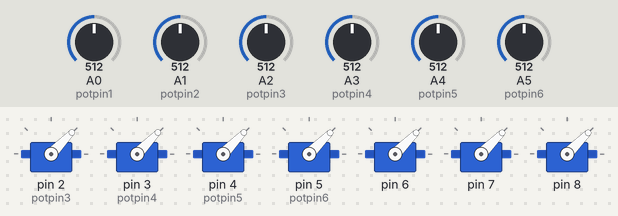
Bench run of a sketch on a simulated Arduino Uno, built with avr-gcc and run on an emulated ATmega328P. On the bench: 7 × servo. Inputs (shaded band) come from the test bench; at power-on: A0 (potpin1) = 512, A1 (potpin2) = 512, A2 (potpin3) = 512, A3 (potpin4) = 512, A4 (potpin5) = 512, A5 (potpin6) = 512. What the sketch prints to the serial monitor is not drawn.

Above: at 5.2 s.
5.3 s: A0 (potpin1) set to 716
At 5.74 s:
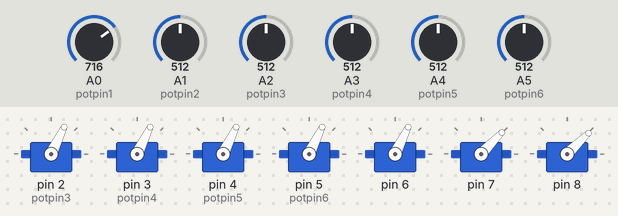
8.3 s: A1 (potpin2) set to 716
At 9.54 s:
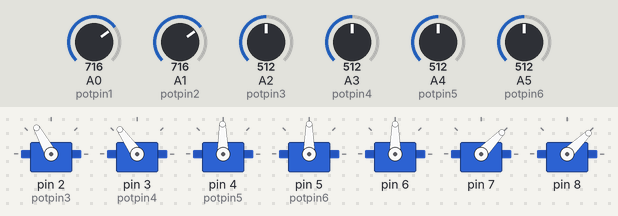
11.3 s: A2 (potpin3) set to 992
At 11.87 s:
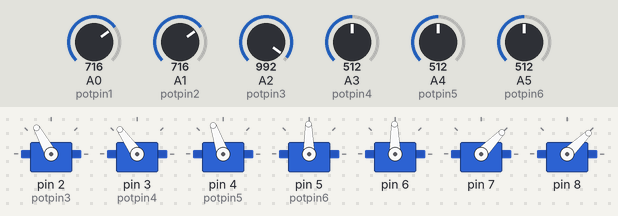
14.3 s: A3 (potpin4) set to 716
At 15.83 s:
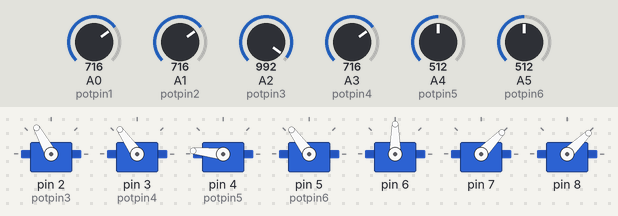
17.3 s: A4 (potpin5) set to 716
20.3 s: A5 (potpin6) set to 716
Timing chart, 0 to 24.3 s (numbered marks = the images above; inputs shaded):
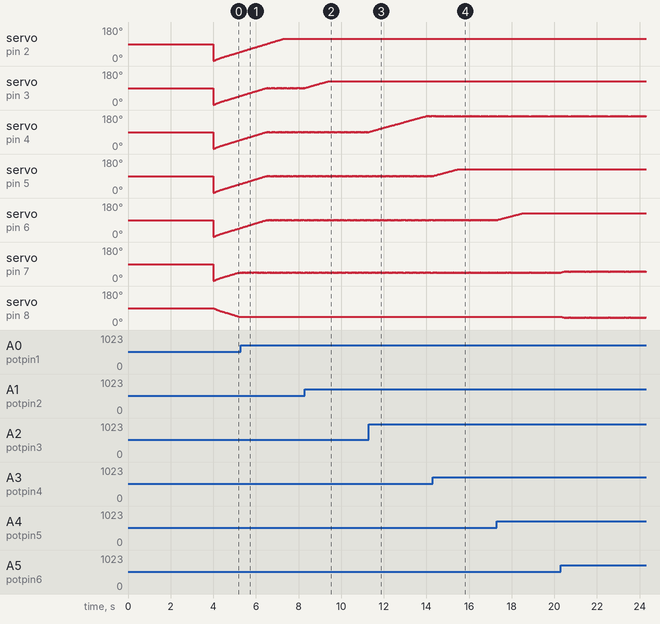

Measured:
- after the input at 14.3 s, servo on pin 4 (potpin5): alternates 175° for 0.02 s and 174° for 0.05 s, starting after 1.0 s
- by itself, servo on pin 2 (potpin3): alternates 119° for 0.04 s and 118° for 0.02 s
- by itself, servo on pin 3 (potpin4), servo on pin 6: alternates 126° for 0.02 s and 125° for 0.04 s
- by itself, servo on pin 5 (potpin6): alternates 126° for 0.05 s and 125° for 0.02 s

The sketch:

v3_servo_gui_interface_default.ino
```cpp
#include <Servo.h>  // Include Servo library

// Declare potentiometers analog pins:
int potpin1 = 0;
int potpin2 = 1;
int potpin3 = 2;
int potpin4 = 3;
int potpin5 = 4;
int potpin6 = 5;

int posp;  // Declare servo angle variable as integer

String readString, servo1, servo2, servo3, servo4, servo5, servo6;  // Strings for 6 servos
int jumpto;  // Jumpto variable (this will be used to switch between serial and control box control).


class Sweeper  // Needed for millis() function

{
  Servo servo;  // Servo object
  int pos;  // Declare second servo angle variable as integer
  int increment;  // Declare increment variable (needed for millis() function)
  int  updateInterval;  // Needed for millis() function
  unsigned long lastUpdate; // Needed for millis() function

// SERVO CONTROL WITH millis() FUNCTION:

public:
  Sweeper(int interval)
  {
    updateInterval = interval;
    increment = 1;  // Change this value to modify the servo speed
  }

  void Attach(int pin)
  {
    servo.attach(pin);
  }

  void Detach()
  {
    servo.detach();
  }

// Motion of servos 1 to 5:
  void Update()
  {
 if ((posp >= pos)){
    if((millis() - lastUpdate) > updateInterval)
    {
      lastUpdate = millis();
      pos += increment;
      servo.write(pos);
      Serial.println(pos);
    }
    }

 else{
    if((millis() - lastUpdate) > updateInterval)
    {
      lastUpdate = millis();
      pos -= increment;
      servo.write(pos);
      Serial.println(pos);
    }
    }
  }

// Motion of servo 6 (two manipulator servos, moving in opposite directions):
  void Update2()
  {
 if ((posp < pos)){
    if((millis() - lastUpdate) > updateInterval)
    {
      lastUpdate = millis();
      pos -= increment;
      servo.write(90-pos);
      Serial.println(pos);
    }
    }

 else{
    if((millis() - lastUpdate) > updateInterval)
    {
      lastUpdate = millis();
      pos += increment;
      servo.write(90-pos);
      Serial.println(pos);
    }
    }
  }
};

// Define sweeper function for every servo:
Sweeper sweeper1(20);
Sweeper sweeper2(20);
Sweeper sweeper3(20);
Sweeper sweeper4(20);
Sweeper sweeper5(20);
Sweeper sweeper6(20);
Sweeper sweeper7(20);

void setup()
{
  Serial.begin(9600);  // Open serial port and set data rate to 9600 bps

  // Define servos digital pins:
  sweeper1.Attach(2);
  sweeper2.Attach(3);
  sweeper3.Attach(4);
  sweeper4.Attach(5);
  sweeper5.Attach(6);
  sweeper6.Attach(7);
  sweeper7.Attach(8);

  // Call Update() and Update2() functions:
  sweeper1.Update();
  sweeper2.Update();
  sweeper3.Update();
  sweeper4.Update();
  sweeper5.Update();
  sweeper6.Update();
  sweeper7.Update2();

  while(Serial.available()==0 && millis()<4000);  // Wait for up to 4 sec. if no data is received

  if(Serial.available()>0)  // Proceed if there’s data received:
  {
    jumpto = 1; // Set jumpto variable to 1
  }
}


void loop()
{
  if(jumpto==1){  // If jumpto was set to 1, the robot arm will be controlled through the serial port:

 while (Serial.available()>0) {  // Proceed only when there is data received
   delay(10);

     char c = Serial.read();  // Get one byte from the serial buffer
     readString += c;  // Read characters from serial buffer into a string

  }

if (readString.length() >0) {  // Proceed if the string has any character

     servo1 = readString.substring(0, 3); // Get first three characters of string

     servo2 = readString.substring(3, 6); // Get second three characters of string

     servo3 = readString.substring(6, 9); // And so on...

     servo4 = readString.substring(9, 12);

     servo5 = readString.substring(12, 15);

     servo6 = readString.substring(15, 18);

 }
     char carray1[18];  // Create 18-digit array to store values of all servos
     // Convert servo1 angle string into an integer number (posp):
     servo1.toCharArray(carray1, sizeof(carray1));
     posp = atoi(carray1);
     Serial.println(posp);  // Send posp value to serial port
     sweeper1.Update();  // Update sweeper function for servo1

     // Proceed the same way with the other servos (for servo 6, sweeper6.Update() and sweeper7.Update2() are used):
     char carray2[18];
     servo2.toCharArray(carray2, sizeof(carray2));
     posp = atoi(carray2);
     sweeper2.Update();

     char carray3[18];
     servo3.toCharArray(carray3, sizeof(carray3));
     posp = atoi(carray3);
     sweeper3.Update();

     char carray4[18];
     servo4.toCharArray(carray4, sizeof(carray4));
     posp = atoi(carray4);
     sweeper4.Update();

     char carray5[18];
     servo5.toCharArray(carray5, sizeof(carray5));
     posp = atoi(carray5);
     sweeper5.Update();

     char carray6[18];
     servo6.toCharArray(carray6, sizeof(carray6));
     posp = atoi(carray6);
     sweeper6.Update();
     sweeper7.Update2();

    readString="";  // Clear string variable for new input

  }

 else{  // If jumpto was NOT set to 1, the robot arm will be controlled manually with the control box:

  posp = analogRead(potpin1);  // Read analog input from potentiometer
  posp = map(posp, 10, 1023, 0, 170);  // Map down the potentiometer input from its original range (0 to 1024) to 0 to 180 deg.

  sweeper1.Update();  // Update sweeper function for servo1

  // Proceed the same way with the other servos:
  posp = analogRead(potpin2);
  posp = map(posp, 0, 1023, 0, 180);

  sweeper2.Update();

  posp = analogRead(potpin3);
  posp = map(posp, 0, 1023, 0, 180);

  sweeper3.Update();

  posp = analogRead(potpin4);
  posp = map(posp, 0, 1023, 0, 180);

  sweeper4.Update();

  posp = analogRead(potpin5);
  posp = map(posp, 0, 1023, 0, 180);

  sweeper5.Update();

  posp = analogRead(potpin6);
  posp = map(posp, 0, 1023, 30, 60);

  sweeper6.Update();
  sweeper7.Update2();

  }
}
```
